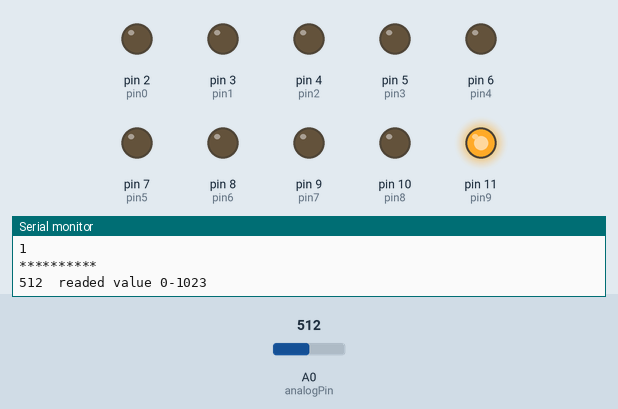
A sketch run on a simulated Arduino Uno, built with avr-gcc and run on an emulated ATmega328P. Parts: output pins drawn as LEDs (lit = HIGH), the last lines printed to the serial monitor. The inputs (shaded band) are chosen by the test bench; at power-on: A0 (analogPin) = 512.

Above: at 1.2 s.
1.3 s: A0 (analogPin) set to 716
At 2.6 s:
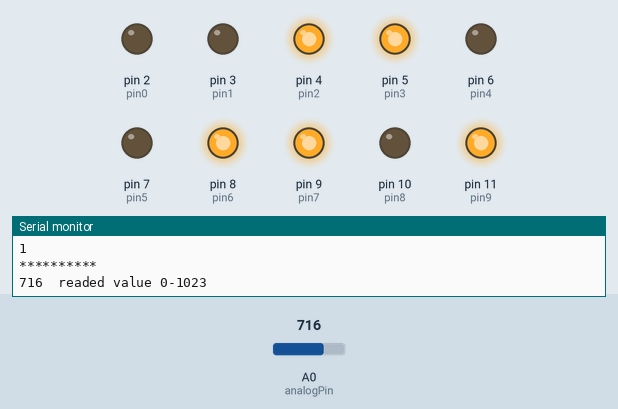
2.9 s: A0 (analogPin) set to 306
At 3.6 s:
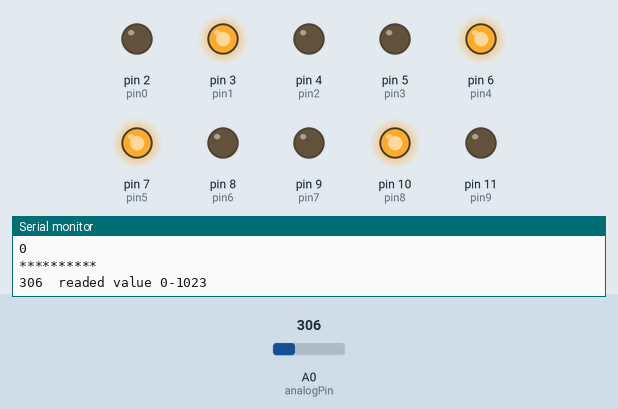
4.5 s: A0 (analogPin) set to 122
At 5.2 s:
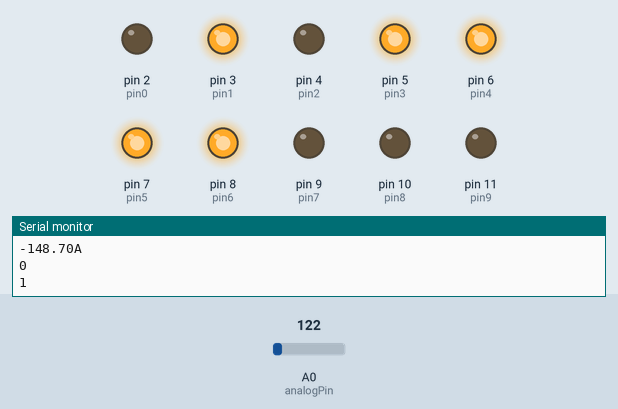
6.1 s: A0 (analogPin) set to 1023
At 6.6 s:
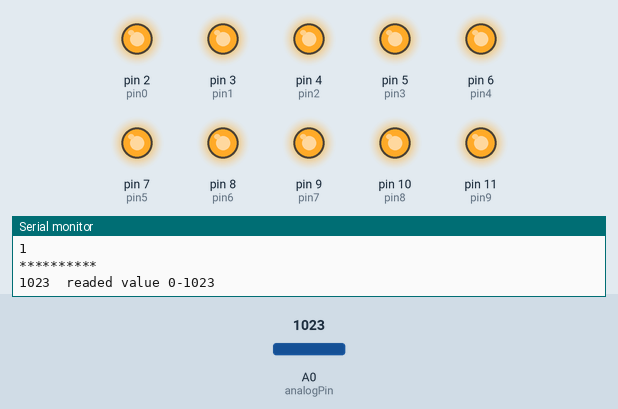
7.7 s: A0 (analogPin) set to 900
At 9.0 s:
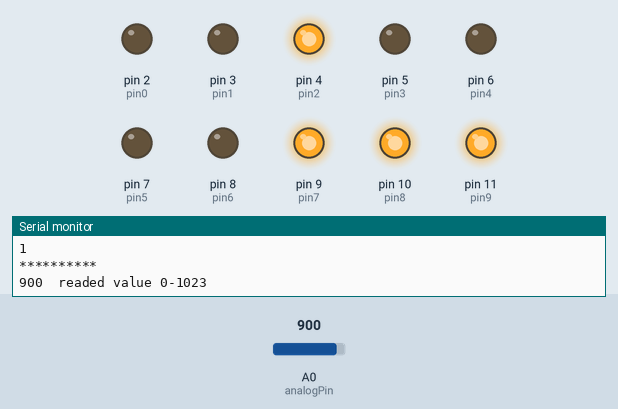
9.3 s: A0 (analogPin) set to 511
At 10.6 s:
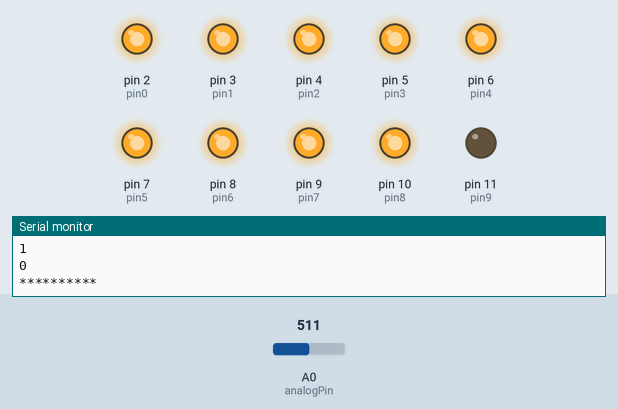
Timing chart, 0 to 11.9 s (numbered marks = the images above; inputs shaded):
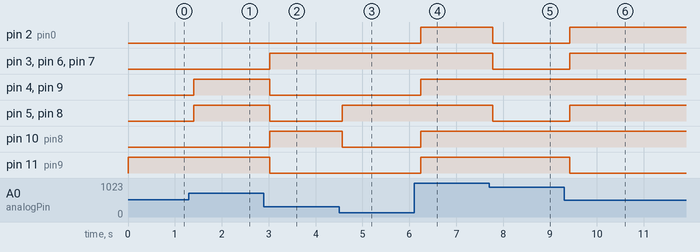

The sketch:

ADC_parallel.ino
```cpp
//Arduino code for acquire the analog signal from the current sensor and convert it in a digital signal

int analogPin  = A0 ; //input pin (current measure)

int pin0 = 2; //output pins
int pin1 = 3;
int pin2 = 4;
int pin3 = 5;
int pin4 = 6;
int pin5 = 7;
int pin6 = 8;
int pin7 = 9;
int pin8 = 10;
int pin9 = 11;

bool DEBUG_MODE=true;

float offset = 2.455;
int val = 0 ;

void setup ()
{
  Serial.begin(9600); //check bitrate in function of desired measure frequency
  pinMode(pin0,OUTPUT);
  pinMode(pin1,OUTPUT);
  pinMode(pin2,OUTPUT);
  pinMode(pin3,OUTPUT);
  pinMode(pin4,OUTPUT);
  pinMode(pin5,OUTPUT);
  pinMode(pin6,OUTPUT);
  pinMode(pin7,OUTPUT);
  pinMode(pin8,OUTPUT);
  pinMode(pin9,OUTPUT);

}

int i=0;
//float mapfloat(float x, float in_min, float in_max, float out_min, float out_max)
//{
//  return (float)(x-in_min)*(out_max-out_min)/(in_max-in_min)+out_min;
//}

void loop ()
{
  Serial.println("");
  Serial.println("**********");
  val = analogRead(analogPin);
  Serial.println(String(val)+"  readed value 0-1023");
  float voltage= val * (5.0 / 1023.0);
  //val=mapfloat(val, 0, 1023, 0, 5);
  Serial.println(String(voltage)+" V");

  Serial.println(String(voltage-offset)+" V OffSetted");

  //Sensitivity of the sensor: 625 mV/Ipn. Ipn = 50A, so the slope is 12.5 mV/A
  float current = (voltage-offset)/0.0125;
  Serial.println(String(current)+"A");
  /*
  //Rescaled value inside range
  int minBattery=0;
  int maxBattery=100;
  int rescaledValue=mapfloat(val, minBattery, maxBattery, 0,1023);
  Serial.print("Value rescaled: " + String(rescaledValue));
  */
  digitalWrite(pin0,bitRead(val,0)) ; //write on parallel port
  digitalWrite(pin1,bitRead(val,1)) ;
  digitalWrite(pin2,bitRead(val,2)) ;
  digitalWrite(pin3,bitRead(val,3)) ;
  digitalWrite(pin4,bitRead(val,4)) ;
  digitalWrite(pin5,bitRead(val,5)) ;
  digitalWrite(pin6,bitRead(val,6)) ;
  digitalWrite(pin7,bitRead(val,7)) ;
  digitalWrite(pin8,bitRead(val,8)) ;
  digitalWrite(pin9,bitRead(val,9)) ;

  if(DEBUG_MODE)
  {
    Serial.println(bitRead(val,0));
    Serial.println(bitRead(val,1));
    Serial.println(bitRead(val,2));
    Serial.println(bitRead(val,3));
    Serial.println(bitRead(val,4));
    Serial.println(bitRead(val,5));
    Serial.println(bitRead(val,6));
    Serial.println(bitRead(val,7));
    Serial.println(bitRead(val,8));
    Serial.println(bitRead(val,9));
  }

  delay(20);
  i+=1;

}
```

Measured:
- after the input at 1.3 s, pin 4 (pin2), pin 5 (pin3), pin 8 (pin6), pin 9 (pin7): LOW → HIGH after 0.10 s
- after the input at 2.9 s, pin 3 (pin1), pin 6 (pin4), pin 7 (pin5), pin 10 (pin8): LOW → HIGH after 0.13 s; pin 4 (pin2), pin 5 (pin3), pin 8 (pin6), pin 9 (pin7), pin 11 (pin9): HIGH → LOW after 0.13 s
- after the input at 4.5 s, pin 5 (pin3), pin 8 (pin6): LOW → HIGH after 0.07 s; pin 10 (pin8): HIGH → LOW after 0.07 s
- after the input at 6.1 s, pin 2 (pin0), pin 4 (pin2), pin 9 (pin7), pin 10 (pin8), pin 11 (pin9): LOW → HIGH after 0.14 s
- after the input at 7.7 s, pin 2 (pin0), pin 3 (pin1), pin 5 (pin3), pin 6 (pin4), pin 7 (pin5), pin 8 (pin6): HIGH → LOW after 0.08 s
- after the input at 9.3 s, pin 2 (pin0), pin 3 (pin1), pin 5 (pin3), pin 6 (pin4), pin 7 (pin5), pin 8 (pin6): LOW → HIGH after 0.12 s; pin 11 (pin9): HIGH → LOW after 0.12 s
